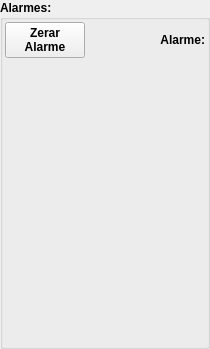
        <widget class="QGroupBox" name="gbAlarmes">
         <property name="sizePolicy">
          <sizepolicy hsizetype="Preferred" vsizetype="MinimumExpanding">
           <horstretch>0</horstretch>
           <verstretch>1</verstretch>
          </sizepolicy>
         </property>
         <property name="font">
          <font>
           <weight>75</weight>
           <bold>true</bold>
          </font>
         </property>
         <property name="title">
          <string>Alarmes:</string>
         </property>
         <layout class="QVBoxLayout" name="verticalLayout_4" stretch="0,1">
          <property name="spacing">
           <number>0</number>
          </property>
          <property name="leftMargin">
           <number>2</number>
          </property>
          <property name="topMargin">
           <number>2</number>
          </property>
          <property name="rightMargin">
           <number>2</number>
          </property>
          <property name="bottomMargin">
           <number>0</number>
          </property>
          <item>
           <layout class="QHBoxLayout" name="horizontalLayout_4">
            <property name="spacing">
             <number>0</number>
            </property>
            <item>
             <widget class="QPushButton" name="pbLimpaAlarme">
              <property name="text">
               <string>Zerar
Alarme</string>
              </property>
             </widget>
            </item>
            <item>
             <spacer name="horizontalSpacer_6">
              <property name="orientation">
               <enum>Qt::Horizontal</enum>
              </property>
              <property name="sizeHint" stdset="0">
               <size>
                <width>40</width>
                <height>20</height>
               </size>
              </property>
             </spacer>
            </item>
            <item>
             <widget class="QLabel" name="label_3">
              <property name="font">
               <font>
                <weight>75</weight>
                <bold>true</bold>
               </font>
              </property>
              <property name="text">
               <string>Alarme:</string>
              </property>
              <property name="alignment">
               <set>Qt::AlignRight|Qt::AlignTrailing|Qt::AlignVCenter</set>
              </property>
             </widget>
            </item>
           </layout>
          </item>
          <item>
           <widget class="QTableWidget" name="twAlarmes">
            <property name="sizePolicy">
             <sizepolicy hsizetype="Expanding" vsizetype="Expanding">
              <horstretch>0</horstretch>
              <verstretch>1</verstretch>
             </sizepolicy>
            </property>
            <property name="palette">
             <palette>
              <active>
               <colorrole role="Base">
                <brush brushstyle="SolidPattern">
                 <color alpha="0">
                  <red>255</red>
                  <green>255</green>
                  <blue>255</blue>
                 </color>
                </brush>
               </colorrole>
               <colorrole role="Window">
                <brush brushstyle="SolidPattern">
                 <color alpha="0">
                  <red>214</red>
                  <green>210</green>
                  <blue>208</blue>
                 </color>
                </brush>
               </colorrole>
              </active>
              <inactive>
               <colorrole role="Base">
                <brush brushstyle="SolidPattern">
                 <color alpha="0">
                  <red>255</red>
                  <green>255</green>
                  <blue>255</blue>
                 </color>
                </brush>
               </colorrole>
               <colorrole role="Window">
                <brush brushstyle="SolidPattern">
                 <color alpha="0">
                  <red>214</red>
                  <green>210</green>
                  <blue>208</blue>
                 </color>
                </brush>
               </colorrole>
              </inactive>
              <disabled>
               <colorrole role="Base">
                <brush brushstyle="SolidPattern">
                 <color alpha="0">
                  <red>214</red>
                  <green>210</green>
                  <blue>208</blue>
                 </color>
                </brush>
               </colorrole>
               <colorrole role="Window">
                <brush brushstyle="SolidPattern">
                 <color alpha="0">
                  <red>214</red>
                  <green>210</green>
                  <blue>208</blue>
                 </color>
                </brush>
               </colorrole>
              </disabled>
             </palette>
            </property>
            <property name="focusPolicy">
             <enum>Qt::NoFocus</enum>
            </property>
            <property name="autoFillBackground">
             <bool>true</bool>
            </property>
            <property name="frameShape">
             <enum>QFrame::NoFrame</enum>
            </property>
            <property name="lineWidth">
             <number>0</number>
            </property>
            <property name="verticalScrollBarPolicy">
             <enum>Qt::ScrollBarAlwaysOff</enum>
            </property>
            <property name="horizontalScrollBarPolicy">
             <enum>Qt::ScrollBarAlwaysOff</enum>
            </property>
            <property name="sizeAdjustPolicy">
             <enum>QAbstractScrollArea::AdjustToContents</enum>
            </property>
            <property name="autoScroll">
             <bool>false</bool>
            </property>
            <property name="editTriggers">
             <set>QAbstractItemView::NoEditTriggers</set>
            </property>
            <property name="tabKeyNavigation">
             <bool>false</bool>
            </property>
            <property name="showDropIndicator" stdset="0">
             <bool>false</bool>
            </property>
            <property name="dragDropOverwriteMode">
             <bool>false</bool>
            </property>
            <property name="selectionMode">
             <enum>QAbstractItemView::NoSelection</enum>
            </property>
            <property name="iconSize">
             <size>
              <width>16</width>
              <height>16</height>
             </size>
            </property>
            <property name="showGrid">
             <bool>false</bool>
            </property>
            <property name="wordWrap">
             <bool>false</bool>
            </property>
            <property name="cornerButtonEnabled">
             <bool>false</bool>
            </property>
            <property name="rowCount">
             <number>16</number>
            </property>
            <property name="columnCount">
             <number>2</number>
            </property>
            <attribute name="horizontalHeaderVisible">
             <bool>false</bool>
            </attribute>
            <attribute name="horizontalHeaderDefaultSectionSize">
             <number>100</number>
            </attribute>
            <attribute name="horizontalHeaderHighlightSections">
             <bool>false</bool>
            </attribute>
            <attribute name="horizontalHeaderMinimumSectionSize">
             <number>16</number>
            </attribute>
            <attribute name="horizontalHeaderStretchLastSection">
             <bool>true</bool>
            </attribute>
            <attribute name="verticalHeaderVisible">
             <bool>false</bool>
            </attribute>
            <attribute name="verticalHeaderDefaultSectionSize">
             <number>18</number>
            </attribute>
            <attribute name="verticalHeaderHighlightSections">
             <bool>false</bool>
            </attribute>
            <attribute name="verticalHeaderMinimumSectionSize">
             <number>8</number>
            </attribute>
            <row/>
            <row/>
            <row/>
            <row/>
            <row/>
            <row/>
            <row/>
            <row/>
            <row/>
            <row/>
            <row/>
            <row/>
            <row/>
            <row/>
            <row/>
            <row/>
            <column/>
            <column/>
           </widget>
          </item>
         </layout>
        </widget>
